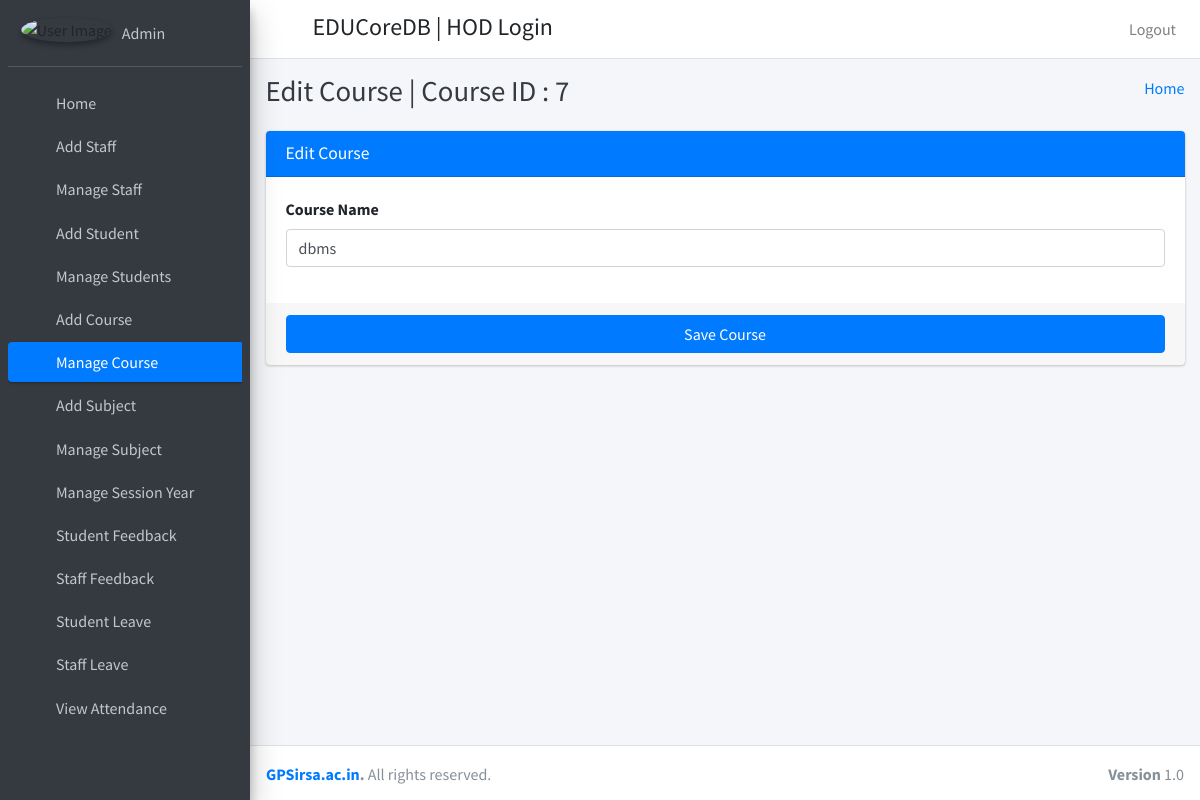
The app's page /edit_course/7 (signed in) with its own data.
### educoredb_app/models.py (models this page shows)
class CustomUser(AbstractUser):
    user_type_data=((1,"HOD"),(2,"Staff"),(3,"Student"))
    user_type=models.CharField(default=1,choices=user_type_data,max_length=10)

class Courses(models.Model):
    id=models.AutoField(primary_key=True)
    course_name=models.CharField(max_length=255)
    created_at=models.DateTimeField(auto_now_add=True)
    updated_at=models.DateTimeField(auto_now_add=True)
    objects=models.Manager()

### educoredb_app/HodViews.py (the view)
# urls.py: path('edit_course/<str:course_id>', HodViews.edit_course,name="edit_course"),
def edit_course(request,course_id):
    course=Courses.objects.get(id=course_id)
    return render(request,"hod_template/edit_course_template.html",{"course":course,"id":course_id})

### educoredb_app/LoginCheckMiddleWare.py (called while the page is built, shortened)
    def process_view(self,request,view_func,view_args,view_kwargs):
        modulename=view_func.__module__
        print(modulename)
        user=request.user
        if user.is_authenticated:
            if user.user_type == "1":
                if request.path.startswith('/accounts/') or modulename == "educoredb_app.HodViews":
                    pass
                elif modulename == "educoredb_app.views" or modulename == "django.views.static":
                    pass
                elif modulename == "django.contrib.auth.views" or modulename =="django.contrib.admin.sites":
                    pass
                else:
                    return HttpResponseRedirect(reverse("admin_home"))
            else:
                return HttpResponseRedirect(reverse("show_login"))

### educoredb_app/templates/hod_template/edit_course_template.html (shortened to what this page needs)
{% extends 'hod_template/base_template.html' %}
{% block page_title %}
Edit Course |  Course ID : {{ course.id }}
{% endblock page_title %}
{% block main_content %}
    <section class="content">
      <div class="container-fluid">
          <div class="row">
              <div class="col-md-12">
            <div class="card card-primary">
              <div class="card-header">
                <h3 class="card-title">Edit Course</h3>
              </div>
              <form role="form" action="/edit_course_save" method="post">
                <div class="card-body">
                  <div class="form-group">
                    <label>Course Name </label>
                    <input type="text" class="form-control" name="course" placeholder="Enter Course" value="{{ course.course_name }}">
                  </div>
                </div>
                <div class="card-footer">
                  <button type="submit" class="btn btn-primary btn-block">Save Course</button>
                </div>
              </form>
            </div>
          </div>
          </div>
      </div>
    </section>
{% endblock main_content %}

### educoredb_app/templates/hod_template/sidebar_template.html (shortened to what this page needs)
{% load static %}
  <aside class="main-sidebar sidebar-dark-primary elevation-4">
    <div class="sidebar">
      <div class="user-panel mt-3 pb-3 mb-3 d-flex">
        <div class="image">
          <img src="{% static "dist/img/user1-128x128.jpg" %}" class="img-circle elevation-2" alt="User Image">
        </div>
        <div class="info">
          <a href="{% url 'admin_profile' %}" class="d-block">{{ user.username }}</a>
        </div>
      </div>
      <nav class="mt-2">
        <ul class="nav nav-pills nav-sidebar flex-column" data-widget="treeview" role="menu" data-accordion="false">
          <li class="nav-item">
            {% url 'admin_home' as admin_home %}
            <a href="{{ admin_home }}" class="nav-link {% if request.path == admin_home %} active {% endif %}">
              <i class="nav-icon fas fa-th"></i>
              <p>
                Home
              </p>
            </a>
          </li>
          <li class="nav-item">
            {% url 'add_staff' as add_staff %}
            <a href="{{ add_staff }}" class="nav-link {% if request.path == add_staff %} active {% endif %}">
              <i class="nav-icon fas fa-th"></i>
              <p>
                Add Staff
              </p>
            </a>
          </li>
           <li class="nav-item">
              {% url 'manage_staff' as manage_staff %}
            {% url 'edit_staff' staff_id=id as edit_staff %}
            <a href="{% url 'manage_staff' %}" class="nav-link {% if request.path == manage_staff %} active {% endif %} {% if request.path == edit_staff %} active {% endif %}">
              <i class="nav-icon fas fa-th"></i>
              <p>
                Manage Staff
              </p>
            </a>
          </li>
          <li class="nav-item">
              {% url 'add_student' as add_student %}
            <a href="{% url 'add_student' %}" class="nav-link {% if request.path == add_student %} active {% endif %}">
              <i class="nav-icon fas fa-th"></i>
              <p>
                Add Student
              </p>
            </a>
          </li>
          <li class="nav-item">
              {% url 'manage_student' as manage_student %}
              {% url 'edit_student' student_id=id as edit_student %}
            <a href="{% url 'manage_student' %}" class="nav-link {% if request.path == manage_student %} active {% endif %} {% if request.path == edit_student %} active {% endif %}">
              <i class="nav-icon fas fa-th"></i>
              <p>
                Manage Students
              </p>
            </a>
          </li>
          <li class="nav-item">
            {% url 'add_course' as add_course %}
            <a href="{% url 'add_course' %}" class="nav-link {% if request.path == add_course %} active {% endif %}">
              <i class="nav-icon fas fa-th"></i>
              <p>
                Add Course
              </p>
            </a>
          </li>
          <li class="nav-item">
            {% url 'manage_course' as manage_course %}
              {% url 'edit_course' course_id=id as edit_course %}
            <a href="{% url 'manage_course' %}" class="nav-link {% if request.path == manage_course %} active {% endif %} {% if request.path == edit_course %} active {% endif %}">
              <i class="nav-icon fas fa-th"></i>
              <p>
                Manage Course
              </p>
            </a>
          </li>
          <li class="nav-item">
            {% url 'add_subject' as add_subject %}
            <a href="{% url 'add_subject' %}" class="nav-link {% if request.path == add_subject %} active {% endif %}">
              <i class="nav-icon fas fa-th"></i>
              <p>
                Add Subject
              </p>
            </a>
          </li>
          <li class="nav-item">
            {% url 'manage_subject' as manage_subject %}
            {% url 'edit_subject' subject_id=id as edit_subject %}
            <a href="{% url 'manage_subject' %}" class="nav-link {% if request.path == manage_subject %} active {% endif %} {% if request.path == edit_subject %} active {% endif %} ">
              <i class="nav-icon fas fa-th"></i>
              <p>
                Manage Subject
              </p>
            </a>
          </li>
          <li class="nav-item">
            {% url 'manage_session' as manage_session %}
            <a href="{% url 'manage_session' %}" class="nav-link {% if request.path == manage_session %} active {% endif %} ">
              <i class="nav-icon fas fa-th"></i>
              <p>
                Manage Session Year
              </p>
            </a>
          </li>
           <li class="nav-item">
             {% url 'student_feedback_message' as student_feedback_message %}
            <a href="{% url 'student_feedback_message' %}" class="nav-link {% if request.path == student_feedback_message %} active {% endif %}">
              <i class="nav-icon fas fa-th"></i>
              <p>
                Student Feedback
              </p>
            </a>
          </li>
           <li class="nav-item">
               {% url 'staff_feedback_message' as staff_feedback_message %}
            <a href="{% url 'staff_feedback_message' %}" class="nav-link {% if request.path == staff_feedback_message %} active {% endif %}">
              <i class="nav-icon fas fa-th"></i>
              <p>
                Staff Feedback
              </p>
            </a>
          </li>
           <li class="nav-item">
               {% url 'student_leave_view' as student_leave_view %}
            <a href="{% url 'student_leave_view' %}" class="nav-link {% if request.path == student_leave_view %} active {% endif %}">
              <i class="nav-icon fas fa-th"></i>
              <p>
                Student Leave
              </p>
            </a>
          </li>
            <li class="nav-item">
                 {% url 'staff_leave_view' as staff_leave_view %}
            <a href="{% url 'staff_leave_view' %}" class="nav-link {% if request.path == staff_leave_view %} active {% endif %}">
              <i class="nav-icon fas fa-th"></i>
              <p>
                Staff Leave
              </p>
            </a>
          </li>
          <li class="nav-item">
            {% url 'admin_view_attendance' as admin_view_attendance %}
             <a href="{% url 'admin_view_attendance' %}" class="nav-link {% if request.path == admin_view_attendance %} active {% endif %}">
              <i class="nav-icon fas fa-th"></i>
              <p>
                View Attendance
              </p>
            </a>
          </li>
          <li class="nav-item">
            {% url 'admin_send_notification_staff' as admin_send_notification_staff %}
             <a href="{% url 'admin_send_notification_staff' %}" class="nav-link {% if request.path == admin_send_notification_staff %} active {% endif %}">
            </a>
          </li>
        </ul>
      </nav>
    </div>
  </aside>

### records on screen
CustomUser: username "Admin"
Courses: id "7", course "dbms"
